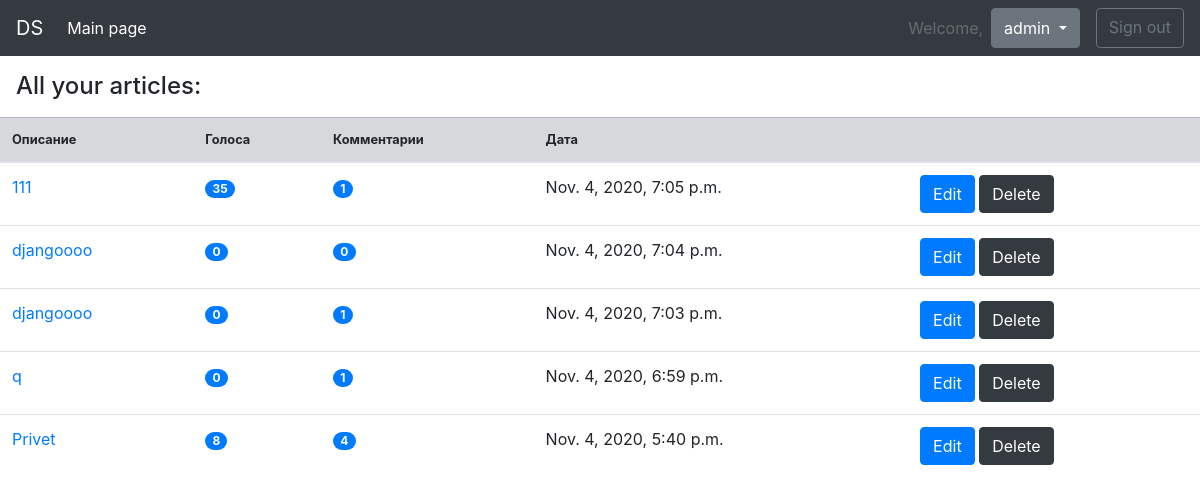
/accounts/profile/articles/ (signed in), run on the app's committed database.
### article/models.py (models this page shows, shortened)
class Article(models.Model):
    title = models.CharField(max_length=255, verbose_name='Название')
    text = models.TextField(max_length=5000, verbose_name='Содержание')
    author = models.ForeignKey(User, max_length=255, verbose_name='Автор', on_delete=models.CASCADE)
    date = models.DateTimeField(auto_now_add=True)
    slug = models.SlugField(max_length=255, blank=True)
    likes = models.IntegerField(default=0)
    dislikes = models.IntegerField(default=0)
    image = models.ImageField(upload_to='article_images', blank=True)
    def get_absolute_url(self):
        return reverse('article_detail_url', kwargs={'slug': self.slug})

### accounts/views.py (the view)
# urls.py: path('profile/articles/', profile_all_articles, name='profile_all_articles'),
@login_required
def profile_all_articles(request):
    user = request.user
    articles = Article.objects.filter(author=user).order_by('-date')
    list_of_data = []
    for article in articles:
        tmp = (article, article.comment_set.count(), article.likes+article.dislikes)
        list_of_data.append(tmp)
    paginator = Paginator(list_of_data, 5)
    page_number = request.GET.get('page', 1)
    page = paginator.get_page(page_number)
    is_paginated = page.has_other_pages()
    if page.has_previous():
        prev_url = '?page={}'.format(page.previous_page_number())
    else:
        prev_url = ''
    if page.has_next():
        next_url = '?page={}'.format(page.next_page_number())
    else:
        next_url = ''
    context = {
        'user': user,
        'page_object': page,
        'is_paginated': is_paginated,
        'next_url': next_url,
        'prev_url': prev_url
    }
    return render(request, 'accounts/profile_all_articles.html', context=context)

### accounts/templates/accounts/profile_all_articles.html (shortened to what this page needs)
{% extends 'base.html' %}
{% block content %}
    {% if page_object.object_list %}
        <div class="d-flex align-items-center justify-content-between mb-3 mt-3 ml-3">
            <h4 class="mb-0">All your articles:</h4>
        </div>
        <table class="table">
            <thead>
            <tr class="table-secondary small">
                <th scope="col">Описание</th>
                <th scope="col">Голоса</th>
                <th scope="col">Комментарии</th>
                <th scope="col">Дата</th>
                <th scope="col"></th>
            </tr>
            </thead>
            <tbody>
            {% for article, com_num, vote_num in page_object.object_list %}
                <tr>
                    <td><a href="{{ article.get_absolute_url }}" class="text-black">{{article.title|truncatechars:60}}</a></td>
                    <td><span class="badge badge-primary badge-pill">{{vote_num}}</span></td>
                    <td><span class="badge badge-primary badge-pill">{{com_num}}</span></td>
                    <td>{{ article.date }}</td>
                    <td>
                        <a class="btn btn-primary" href="{% url 'article_edit_url' article.slug %}" role="button">Edit</a>
                        <a class="btn btn-dark" href="{% url 'article_delete_url' article.slug %}" role="button">Delete</a>
                    </td>
                </tr>
            {% endfor %}
            </tbody>
        </table>
    {% endif %}
{% endblock %}

### news/templates/base.html (shortened to what this page needs)
<!DOCTYPE html>
<html lang="en">
<head>
    <link rel="stylesheet" href="https://cdn.jsdelivr.net/npm/bootstrap@4.5.3/dist/css/bootstrap.min.css">
</head>
<body>
<nav class="navbar navbar-expand-lg navbar-dark bg-dark ">
    <a class="navbar-brand" href="{% url 'index' %}">DS</a>
    <div class="collapse navbar-collapse" id="navbarNavAltMarkup">
        <div class="navbar-nav">
            <a class="nav-link active" href="{% url 'index' %}">Main page<span class="sr-only">(current)</span></a>
        </div>
        <div class="navbar-collapse justify-content-end" id="navbarNavAltMarkup">
            <ul class="navbar-nav ">
                {% if user.is_authenticated %}
                    <li class="nav-item ">
                        <a class="nav-link disabled" tabindex="-1" aria-disabled="true">Welcome,</a>
                    </li>
                    <li class="btn-group " >
                        <button type="button" class="btn btn-secondary dropdown-toggle mr-3" data-toggle="dropdown" aria-haspopup="true" aria-expanded="false">
                            {{user.username}}
                        </button>
                    </li>
                    <a class="btn btn-outline-secondary" href="{% url 'accounts:logout_url' %}">Sign out</a>
                {% else %}
                    <a class="btn btn-light mr-3" href="{% url 'accounts:register_url' %}">Sign up</a>
                    <a class="btn btn-outline-light" href="{% url 'accounts:login_url' %}">Sign in</a>
                {% endif %}
            </ul>
        </div>
    </div>
</nav>
{% block content %}
{% endblock %}
</body>
</html>

### data on the page
Article: title "111", vote_num "35", author "1", date "Nov. 4, 2020, 7:05 p.m."
Article: title "djangoooo", vote_num "0", com_num "0", date "Nov. 4, 2020, 7:04 p.m."
Article: title "djangoooo", vote_num "0", author "1", date "Nov. 4, 2020, 7:03 p.m."
Article: title "q", vote_num "0", author "1", date "Nov. 4, 2020, 6:59 p.m."
Article: title "Privet", vote_num "8", com_num "4", date "Nov. 4, 2020, 5:40 p.m."

### other printed values
{{ user.username }} "admin"
